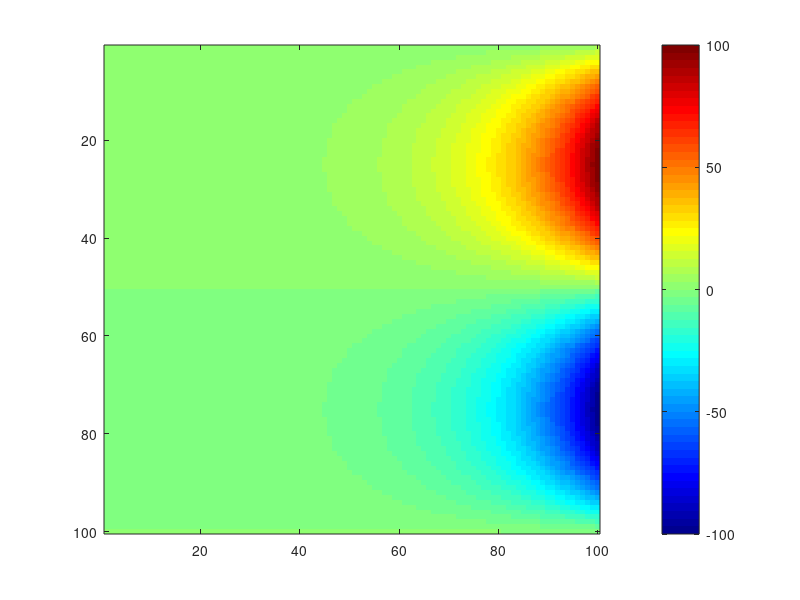

The MATLAB script that drew this image:
clear all, close all, clc
L = 100;
H = 100;
u = zeros(L,H);
[X,Y] = meshgrid(1:1:L,1:1:H);

colormap jet

BC = sin(2*pi*(1:H)/H);
A2 = (2/(sinh(2*pi*L/H)))*sum(BC.^2);
u = A2*sin(2*pi*Y/H).*sinh(2*pi*X/H);
imagesc(u);
colorbar;
